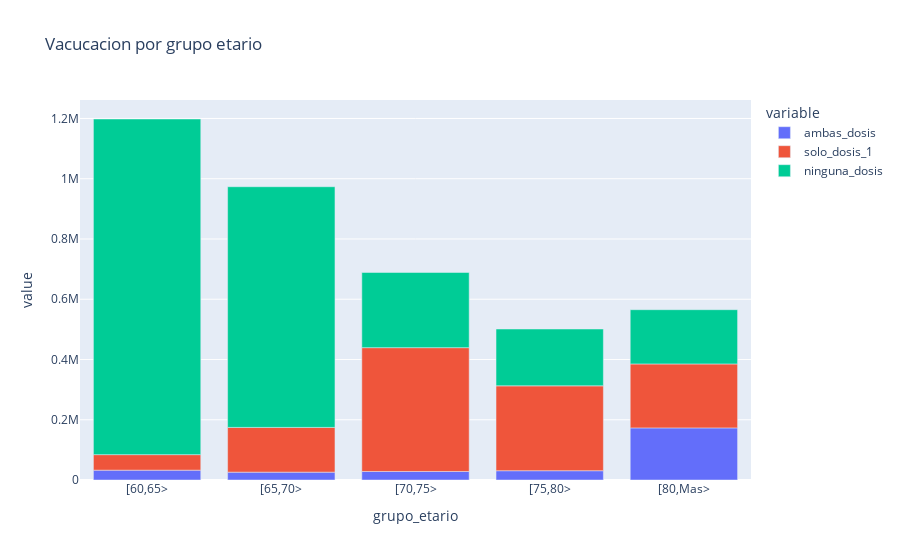

Notebook cell for this chart:
### Code cell
fig = px.bar(poblacion_etario_3, x="grupo_etario", y=["ambas_dosis", "solo_dosis_1", "ninguna_dosis"], title="Vacucacion por grupo etario")
fig.show()

### Figure 1 — Plotly figure (JSON) as saved in the notebook; plotly's stock layout.template omitted (floating-point values rounded to 4 significant figures)
{"data": [{"alignmentgroup": "True", "hovertemplate": "variable=ambas_dosis<br>grupo_etario=%{x}<br>value=%{y}<extra></extra>", "legendgroup": "ambas_dosis", "marker": {"color": "#636efa"}, "name": "ambas_dosis", "offsetgroup": "ambas_dosis", "orientation": "v", "showlegend": true, "textposition": "auto", "type": "bar", "x": ["[60,65>", "[65,70>", "[70,75>", "[75,80>", "[80,Mas>"], "xaxis": "x", "y": [32615, 26060, 28286, 30853, 172984], "yaxis": "y"}, {"alignmentgroup": "True", "hovertemplate": "variable=solo_dosis_1<br>grupo_etario=%{x}<br>value=%{y}<extra></extra>", "legendgroup": "solo_dosis_1", "marker": {"color": "#EF553B"}, "name": "solo_dosis_1", "offsetgroup": "solo_dosis_1", "orientation": "v", "showlegend": true, "textposition": "auto", "type": "bar", "x": ["[60,65>", "[65,70>", "[70,75>", "[75,80>", "[80,Mas>"], "xaxis": "x", "y": [51568, 148482, 411018, 281692, 212288], "yaxis": "y"}, {"alignmentgroup": "True", "hovertemplate": "variable=ninguna_dosis<br>grupo_etario=%{x}<br>value=%{y}<extra></extra>", "legendgroup": "ninguna_dosis", "marker": {"color": "#00cc96"}, "name": "ninguna_dosis", "offsetgroup": "ninguna_dosis", "orientation": "v", "showlegend": true, "textposition": "auto", "type": "bar", "x": ["[60,65>", "[65,70>", "[70,75>", "[75,80>", "[80,Mas>"], "xaxis": "x", "y": [1114103, 798928, 249535, 188630, 180035], "yaxis": "y"}], "layout": {"barmode": "relative", "legend": {"title": {"text": "variable"}, "tracegroupgap": 0}, "title": {"text": "Vacucacion por grupo etario"}, "xaxis": {"anchor": "y", "domain": [0, 1], "title": {"text": "grupo_etario"}}, "yaxis": {"anchor": "x", "domain": [0, 1], "title": {"text": "value"}}}}
